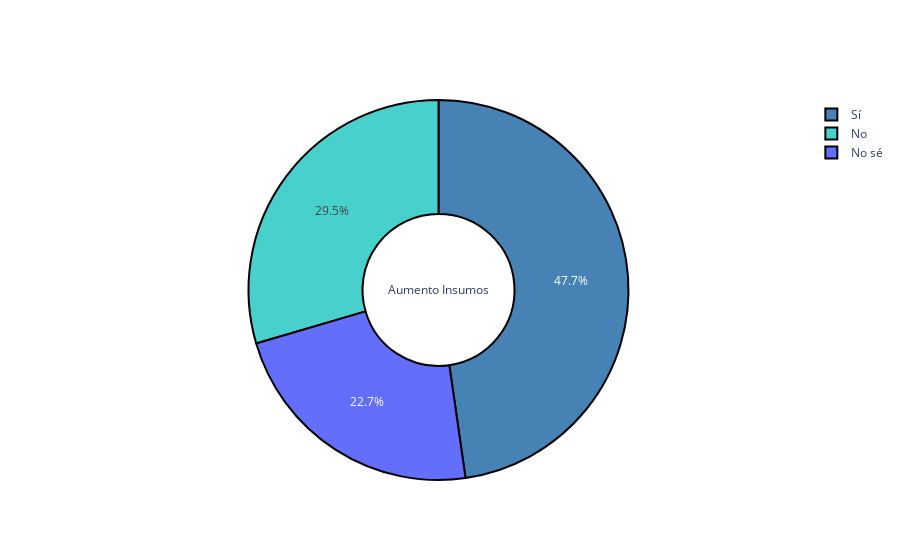

Notebook cell for this chart:
### Code cell
#Aumento insumos
si=0
no = 0
nose=0
for i in range(0, len(df)):
    if df['aumento_insumos'][i] == 'Sí':
        si += 1
    if df['aumento_insumos'][i] == 'No':
        no += 1
    if df['aumento_insumos'][i] == 'No sé':
        nose += 1

fig = po.Figure(data = [po.Pie(labels = ['Sí','No','No sé'], 
                               values = [si, no, nose],title = 'Aumento Insumos',
                               hole=.4)])
colors = ['steelblue', 'mediumturquoise', 'paleturquoise3', 'lightblue','cadetblue' ]
fig.update_traces(marker=dict(colors=colors, line=dict(color='#000000', width=2)))
fig.show()

### Figure 1 — Plotly figure (JSON) as saved in the notebook; plotly's stock layout.template omitted (floating-point values rounded to 4 significant figures)
{"data": [{"hole": 0.4, "labels": ["Sí", "No", "No sé"], "marker": {"colors": ["steelblue", "mediumturquoise", "paleturquoise3", "lightblue", "cadetblue"], "line": {"color": "#000000", "width": 2}}, "title": {"text": "Aumento Insumos"}, "type": "pie", "values": [21, 13, 10]}], "layout": {}}
